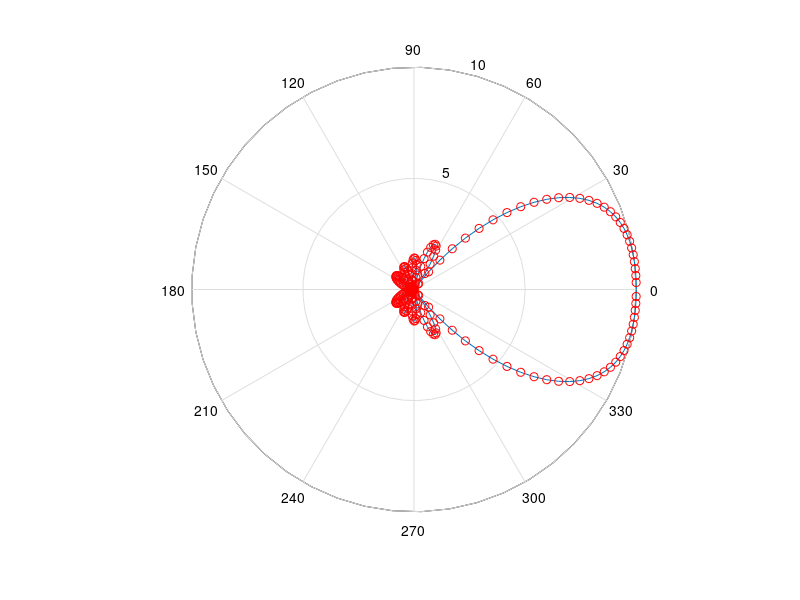

The MATLAB script that drew this image: (Note: this script raises an error after producing the figure.)
clear all
close all
clc

% end-fire
%theta_0 = 0 degree
% N = 10
% d = lambda/4
%Fig 6.8
% beta = - k*d

k = 2*pi;
d = 1/4;
beta = -k*d;
n = 1:1:10;
phi = @(theta) k*d*cos(theta)+beta;
AF = @(theta) sum(exp(1i.*(n-1).*(phi(theta))));
theta = 0:pi/100:2*pi;
pattern = arrayfun(AF,theta);
polar(theta,abs(pattern))
% Array Factor
N = 10;
AF2 = @(theta) sin(N/2*phi(theta))/sin(phi(theta)/2);
pattern2 = arrayfun(AF2, theta);
hold on 
polar(theta,abs(pattern2),'ro')

r1 = [ 0 0 0 ] ;
r2 = [ 0 0 d ] ;
r3 = [ 0 0 2*d ] ;
r4 = [ 0 0 3*d ] ;
r5 = [ 0 0 4*d ] ;
r6 = [ 0 0 5*d ] ;
r7 = [ 0 0 6*d ] ;
r8 = [ 0 0 7*d ] ;
r9 = [ 0 0 8*d ] ;
r10 = [ 0 0 9*d ] ;


n_weights = 0:1:9;
w_n = exp(1j*2*pi*n_weights*d);
r = [ r1' r2' r3' r4' r5' r6' r7' r8' r9' r10' ];
% kxwavevector = @(theta) 2*pi*sin(theta)*cos(0);
% kywavevector = @(theta) 2*pi*sin(theta)*sin(0);
% kzwavevector = @(theta) 2*pi*cos(theta);
rnew = r';
AF3theta = @(theta) AF3(theta,rnew,w_n);
pattern3 = arrayfun(AF3theta, theta);
polar(theta,abs(pattern3),'.k')

